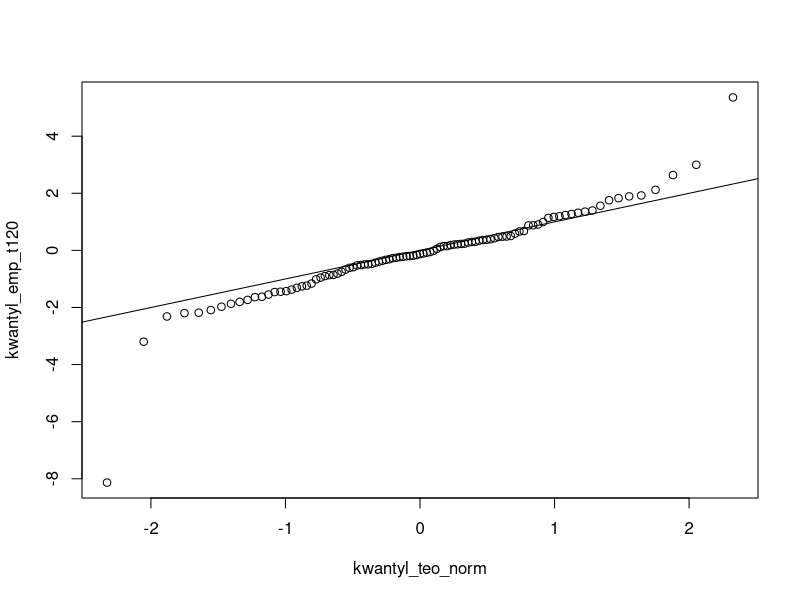
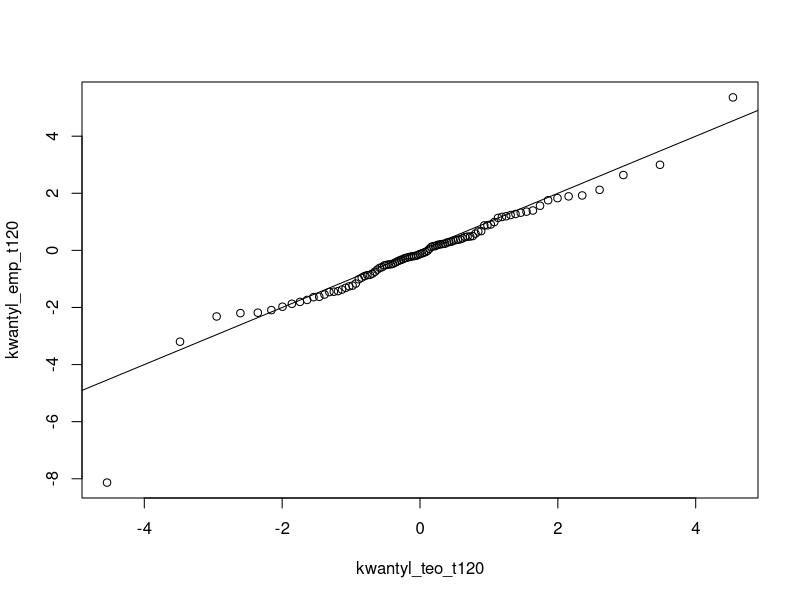
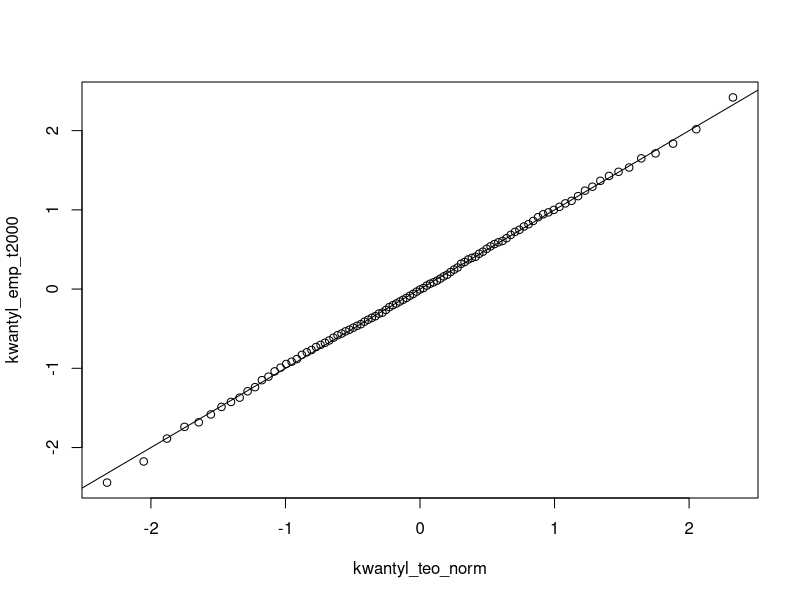
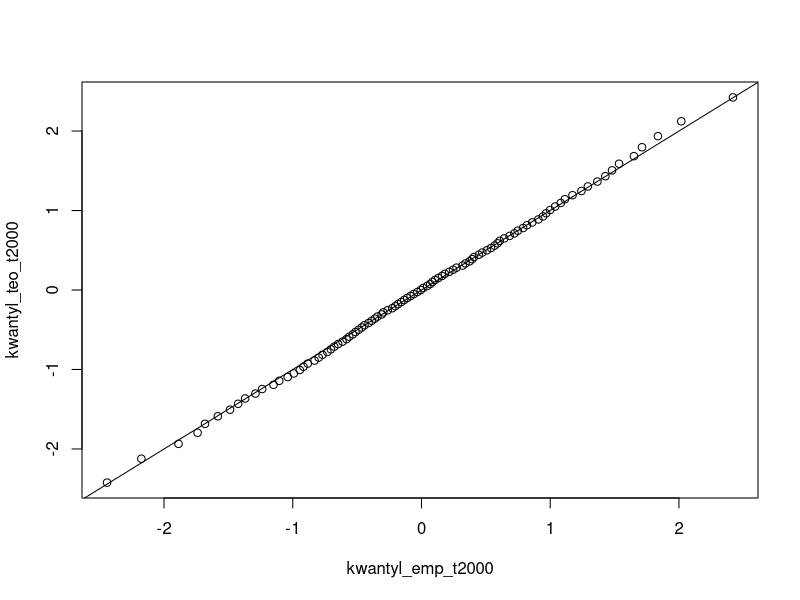
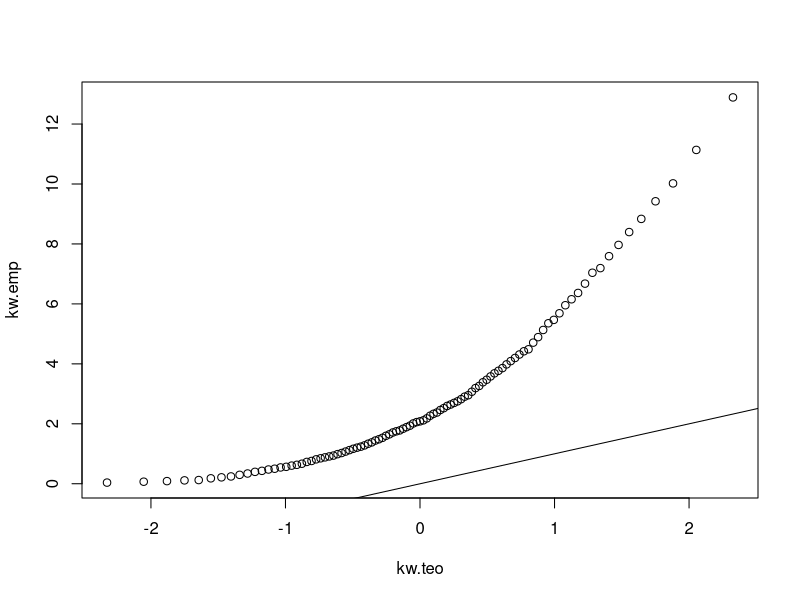
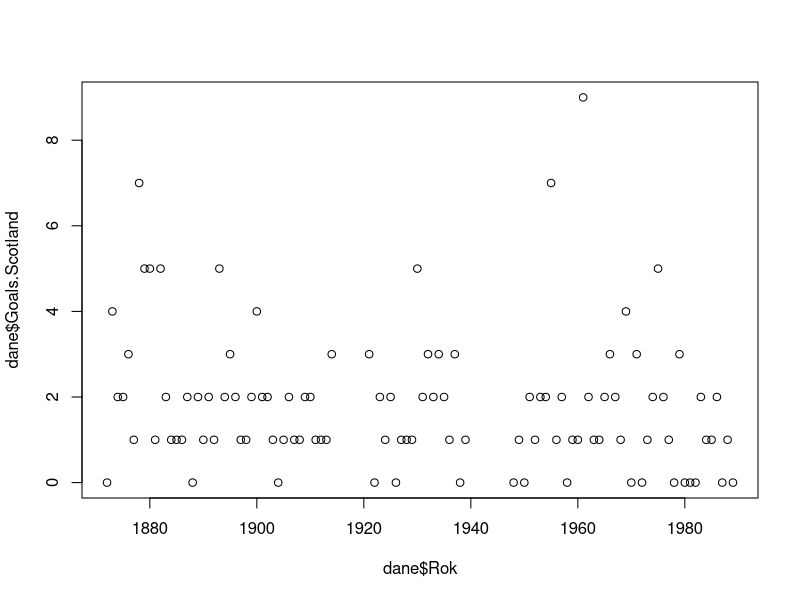
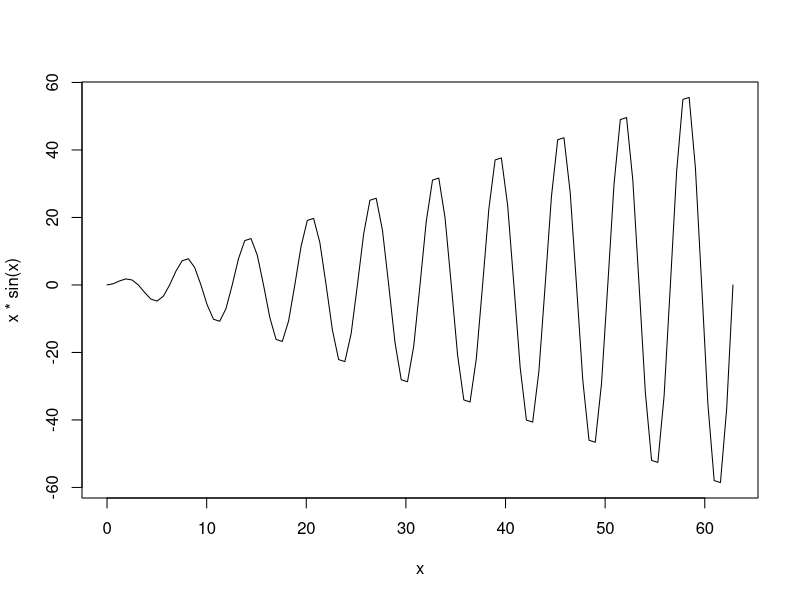

Write the R code that produced these figures, in order.
#Zadanie 1
#a)
pole_kola = function(x){
  pole = pi*x^2
  return(pole)
}
pole_kola(2)

#Zadanie 2
objetosc = function(a,b=a,c=a){
  obj = a*b*c
  return(obj)
}
objetosc(2,3,4)
objetosc(2)

#Zadanie 3
t120 = rt(120,3)
t2000 = rt(2000,40)
centyle=seq(from=0.01, to=0.99, by=0.01)

kwantyl_emp_t120=quantile(t120, probs=centyle)
kwantyl_emp_t2000=quantile(t2000, probs=centyle)

kwantyl_teo_norm = qnorm(centyle)
kwantyl_teo_t120 = qt(centyle, 3)
kwantyl_teo_t2000 = qt(centyle, 40)

plot(kwantyl_teo_norm, kwantyl_emp_t120)
abline(a=0, b=1)

plot(kwantyl_teo_t120, kwantyl_emp_t120)
abline(a=0,b=1)

plot(kwantyl_teo_norm,kwantyl_emp_t2000)
abline(a=0, b=1)

plot(kwantyl_emp_t2000, kwantyl_teo_t2000)
abline(a=0,b=1)



e3 = rexp(1200, 1/3)
centyle = seq(0.01, 0.99, 0.01)
kw.emp = quantile(e3, probs=centyle)
kw.teo = qnorm(centyle)
plot(kw.teo, kw.emp)
abline(a=0, b=1)









#Zadanie 4

dane = read.csv("EngScoResults.csv", header = TRUE, sep = ";")
View(dane)

plot(dane$Rok,dane$Goals.Scotland)

curve(x*sin(x),from=0, to=20*pi)
